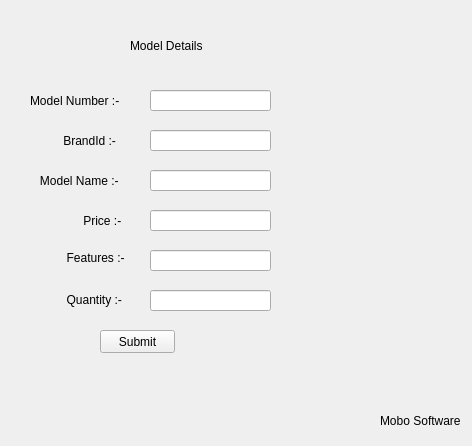
<?xml version="1.0" encoding="UTF-8"?>
<ui version="4.0">
 <class>Model</class>
 <widget class="QFrame" name="Model">
  <property name="geometry">
   <rect>
    <x>0</x>
    <y>0</y>
    <width>472</width>
    <height>446</height>
   </rect>
  </property>
  <property name="windowTitle">
   <string>Frame</string>
  </property>
  <property name="styleSheet">
   <string notr="true">QWidget#Model{background-color: rgb(137, 101, 255);}
font: 12pt &quot;Kristen ITC&quot;;
</string>
  </property>
  <widget class="QLabel" name="label">
   <property name="geometry">
    <rect>
     <x>130</x>
     <y>30</y>
     <width>211</width>
     <height>31</height>
    </rect>
   </property>
   <property name="styleSheet">
    <string notr="true">font: 16pt &quot;Algerian&quot;;</string>
   </property>
   <property name="text">
    <string>Model Details</string>
   </property>
  </widget>
  <widget class="QLabel" name="label_2">
   <property name="geometry">
    <rect>
     <x>30</x>
     <y>90</y>
     <width>101</width>
     <height>21</height>
    </rect>
   </property>
   <property name="styleSheet">
    <string notr="true">font: 10pt &quot;MS Shell Dlg 2&quot;;</string>
   </property>
   <property name="text">
    <string>Model Number :-</string>
   </property>
  </widget>
  <widget class="QLabel" name="label_3">
   <property name="geometry">
    <rect>
     <x>30</x>
     <y>130</y>
     <width>101</width>
     <height>21</height>
    </rect>
   </property>
   <property name="styleSheet">
    <string notr="true">font: 10pt &quot;MS Shell Dlg 2&quot;;</string>
   </property>
   <property name="text">
    <string>          BrandId :-</string>
   </property>
  </widget>
  <widget class="QLabel" name="label_4">
   <property name="geometry">
    <rect>
     <x>20</x>
     <y>170</y>
     <width>111</width>
     <height>21</height>
    </rect>
   </property>
   <property name="styleSheet">
    <string notr="true">font: 10pt &quot;MS Shell Dlg 2&quot;;</string>
   </property>
   <property name="text">
    <string>      Model Name :-</string>
   </property>
  </widget>
  <widget class="QLabel" name="label_5">
   <property name="geometry">
    <rect>
     <x>60</x>
     <y>210</y>
     <width>71</width>
     <height>21</height>
    </rect>
   </property>
   <property name="styleSheet">
    <string notr="true">font: 10pt &quot;MS Shell Dlg 2&quot;;</string>
   </property>
   <property name="text">
    <string>       Price :- </string>
   </property>
  </widget>
  <widget class="QLabel" name="label_6">
   <property name="geometry">
    <rect>
     <x>60</x>
     <y>250</y>
     <width>71</width>
     <height>16</height>
    </rect>
   </property>
   <property name="styleSheet">
    <string notr="true">font: 10pt &quot;MS Shell Dlg 2&quot;;</string>
   </property>
   <property name="text">
    <string>  Features :-</string>
   </property>
  </widget>
  <widget class="QLabel" name="label_7">
   <property name="geometry">
    <rect>
     <x>50</x>
     <y>290</y>
     <width>91</width>
     <height>20</height>
    </rect>
   </property>
   <property name="styleSheet">
    <string notr="true">font: 10pt &quot;MS Shell Dlg 2&quot;;</string>
   </property>
   <property name="text">
    <string>     Quantity :-</string>
   </property>
  </widget>
  <widget class="QLineEdit" name="txtmodel">
   <property name="geometry">
    <rect>
     <x>150</x>
     <y>90</y>
     <width>121</width>
     <height>21</height>
    </rect>
   </property>
  </widget>
  <widget class="QLineEdit" name="txtid">
   <property name="geometry">
    <rect>
     <x>150</x>
     <y>130</y>
     <width>121</width>
     <height>21</height>
    </rect>
   </property>
  </widget>
  <widget class="QLineEdit" name="txtname">
   <property name="geometry">
    <rect>
     <x>150</x>
     <y>170</y>
     <width>121</width>
     <height>21</height>
    </rect>
   </property>
  </widget>
  <widget class="QLineEdit" name="txtprice">
   <property name="geometry">
    <rect>
     <x>150</x>
     <y>210</y>
     <width>121</width>
     <height>21</height>
    </rect>
   </property>
  </widget>
  <widget class="QLineEdit" name="txtfeatures">
   <property name="geometry">
    <rect>
     <x>150</x>
     <y>250</y>
     <width>121</width>
     <height>21</height>
    </rect>
   </property>
  </widget>
  <widget class="QLineEdit" name="txtquan">
   <property name="geometry">
    <rect>
     <x>150</x>
     <y>290</y>
     <width>121</width>
     <height>21</height>
    </rect>
   </property>
  </widget>
  <widget class="QPushButton" name="btnsubmit">
   <property name="geometry">
    <rect>
     <x>100</x>
     <y>330</y>
     <width>75</width>
     <height>23</height>
    </rect>
   </property>
   <property name="text">
    <string>Submit</string>
   </property>
  </widget>
  <widget class="QLabel" name="label_8">
   <property name="geometry">
    <rect>
     <x>380</x>
     <y>410</y>
     <width>91</width>
     <height>21</height>
    </rect>
   </property>
   <property name="styleSheet">
    <string notr="true">font: 10pt &quot;MS Shell Dlg 2&quot;;</string>
   </property>
   <property name="text">
    <string>Mobo Software</string>
   </property>
  </widget>
 </widget>
 <resources/>
 <connections/>
</ui>
